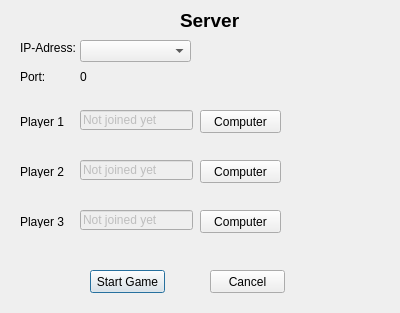
<?xml version="1.0" encoding="UTF-8"?>
<ui version="4.0">
 <class>CreateServerDialog</class>
 <widget class="QDialog" name="CreateServerDialog">
  <property name="geometry">
   <rect>
    <x>0</x>
    <y>0</y>
    <width>400</width>
    <height>313</height>
   </rect>
  </property>
  <property name="windowTitle">
   <string>Dialog</string>
  </property>
  <widget class="QLabel" name="titlelbl">
   <property name="geometry">
    <rect>
     <x>180</x>
     <y>10</y>
     <width>61</width>
     <height>21</height>
    </rect>
   </property>
   <property name="font">
    <font>
     <pointsize>14</pointsize>
     <weight>75</weight>
     <bold>true</bold>
    </font>
   </property>
   <property name="text">
    <string>Server</string>
   </property>
  </widget>
  <widget class="QLabel" name="player1lbl">
   <property name="geometry">
    <rect>
     <x>20</x>
     <y>115</y>
     <width>46</width>
     <height>13</height>
    </rect>
   </property>
   <property name="text">
    <string>Player 1</string>
   </property>
  </widget>
  <widget class="QLabel" name="player2lbl">
   <property name="geometry">
    <rect>
     <x>20</x>
     <y>165</y>
     <width>46</width>
     <height>13</height>
    </rect>
   </property>
   <property name="text">
    <string>Player 2</string>
   </property>
  </widget>
  <widget class="QLabel" name="player3lbl">
   <property name="geometry">
    <rect>
     <x>20</x>
     <y>215</y>
     <width>46</width>
     <height>13</height>
    </rect>
   </property>
   <property name="text">
    <string>Player 3</string>
   </property>
  </widget>
  <widget class="QLineEdit" name="player1txt">
   <property name="enabled">
    <bool>false</bool>
   </property>
   <property name="geometry">
    <rect>
     <x>80</x>
     <y>110</y>
     <width>113</width>
     <height>20</height>
    </rect>
   </property>
   <property name="text">
    <string>Not joined yet</string>
   </property>
   <property name="readOnly">
    <bool>false</bool>
   </property>
  </widget>
  <widget class="QLineEdit" name="player2txt">
   <property name="enabled">
    <bool>false</bool>
   </property>
   <property name="geometry">
    <rect>
     <x>80</x>
     <y>160</y>
     <width>113</width>
     <height>20</height>
    </rect>
   </property>
   <property name="text">
    <string>Not joined yet</string>
   </property>
   <property name="readOnly">
    <bool>false</bool>
   </property>
  </widget>
  <widget class="QLineEdit" name="player3txt">
   <property name="enabled">
    <bool>false</bool>
   </property>
   <property name="geometry">
    <rect>
     <x>80</x>
     <y>210</y>
     <width>113</width>
     <height>20</height>
    </rect>
   </property>
   <property name="text">
    <string>Not joined yet</string>
   </property>
   <property name="readOnly">
    <bool>false</bool>
   </property>
  </widget>
  <widget class="QPushButton" name="startgamebtn">
   <property name="geometry">
    <rect>
     <x>90</x>
     <y>270</y>
     <width>75</width>
     <height>23</height>
    </rect>
   </property>
   <property name="text">
    <string>Start Game</string>
   </property>
  </widget>
  <widget class="QPushButton" name="cancelbtn">
   <property name="geometry">
    <rect>
     <x>210</x>
     <y>270</y>
     <width>75</width>
     <height>23</height>
    </rect>
   </property>
   <property name="text">
    <string>Cancel</string>
   </property>
  </widget>
  <widget class="QLabel" name="ipaddresslbl">
   <property name="geometry">
    <rect>
     <x>20</x>
     <y>40</y>
     <width>61</width>
     <height>16</height>
    </rect>
   </property>
   <property name="text">
    <string>IP-Adress:</string>
   </property>
  </widget>
  <widget class="QLabel" name="portlbl">
   <property name="geometry">
    <rect>
     <x>20</x>
     <y>70</y>
     <width>46</width>
     <height>13</height>
    </rect>
   </property>
   <property name="text">
    <string>Port:</string>
   </property>
  </widget>
  <widget class="QLabel" name="currentportlbl">
   <property name="geometry">
    <rect>
     <x>80</x>
     <y>70</y>
     <width>46</width>
     <height>13</height>
    </rect>
   </property>
   <property name="text">
    <string>0</string>
   </property>
  </widget>
  <widget class="QComboBox" name="currentIPadrBox">
   <property name="geometry">
    <rect>
     <x>80</x>
     <y>40</y>
     <width>111</width>
     <height>22</height>
    </rect>
   </property>
   <property name="currentText">
    <string/>
   </property>
  </widget>
  <widget class="QPushButton" name="pushButton">
   <property name="geometry">
    <rect>
     <x>200</x>
     <y>110</y>
     <width>81</width>
     <height>23</height>
    </rect>
   </property>
   <property name="text">
    <string>Computer</string>
   </property>
  </widget>
  <widget class="QPushButton" name="pushButton_2">
   <property name="geometry">
    <rect>
     <x>200</x>
     <y>160</y>
     <width>81</width>
     <height>23</height>
    </rect>
   </property>
   <property name="text">
    <string>Computer</string>
   </property>
  </widget>
  <widget class="QPushButton" name="pushButton_3">
   <property name="geometry">
    <rect>
     <x>200</x>
     <y>210</y>
     <width>81</width>
     <height>23</height>
    </rect>
   </property>
   <property name="text">
    <string>Computer</string>
   </property>
  </widget>
 </widget>
 <resources/>
 <connections/>
</ui>
